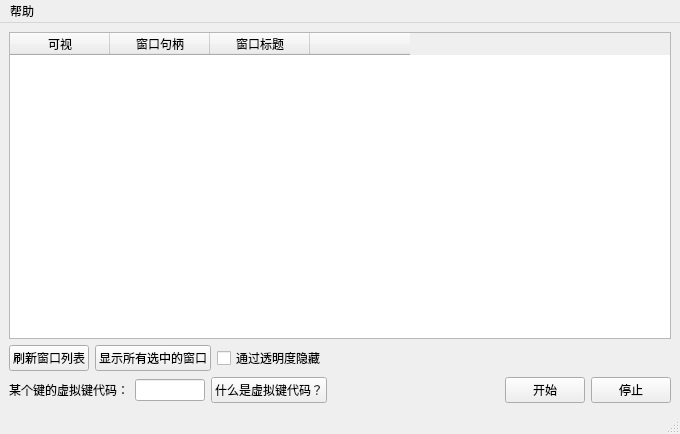
<?xml version="1.0" encoding="UTF-8"?>
<ui version="4.0">
 <class>MainWindow</class>
 <widget class="QMainWindow" name="MainWindow">
  <property name="geometry">
   <rect>
    <x>0</x>
    <y>0</y>
    <width>680</width>
    <height>434</height>
   </rect>
  </property>
  <property name="windowTitle">
   <string>HotKeyWindowToggle</string>
  </property>
  <property name="windowIcon">
   <iconset resource="SingleKeyWindowToggle.qrc">
    <normaloff>:/img/Assets/32.ico</normaloff>:/img/Assets/32.ico</iconset>
  </property>
  <widget class="QWidget" name="centralwidget">
   <layout class="QVBoxLayout" name="verticalLayout">
    <item>
     <widget class="QTableWidget" name="tableWidgetWindowInfo">
      <property name="styleSheet">
       <string notr="true"/>
      </property>
      <property name="sortingEnabled">
       <bool>true</bool>
      </property>
      <column>
       <property name="text">
        <string>可视</string>
       </property>
      </column>
      <column>
       <property name="text">
        <string>窗口句柄</string>
       </property>
      </column>
      <column>
       <property name="text">
        <string>窗口标题</string>
       </property>
      </column>
      <column>
       <property name="text">
        <string/>
       </property>
      </column>
     </widget>
    </item>
    <item>
     <layout class="QHBoxLayout" name="horizontalLayout">
      <item>
       <widget class="QPushButton" name="pushButtonRefreshTableWidgetWindowInfo">
        <property name="text">
         <string>刷新窗口列表</string>
        </property>
       </widget>
      </item>
      <item>
       <widget class="QPushButton" name="pushButtonShowCheckedWindow">
        <property name="text">
         <string>显示所有选中的窗口</string>
        </property>
       </widget>
      </item>
      <item>
       <widget class="QCheckBox" name="checkBoxHideByTransparency">
        <property name="text">
         <string>通过透明度隐藏</string>
        </property>
       </widget>
      </item>
      <item>
       <spacer name="horizontalSpacer">
        <property name="orientation">
         <enum>Qt::Orientation::Horizontal</enum>
        </property>
        <property name="sizeHint" stdset="0">
         <size>
          <width>40</width>
          <height>20</height>
         </size>
        </property>
       </spacer>
      </item>
     </layout>
    </item>
    <item>
     <layout class="QHBoxLayout" name="horizontalLayout_2">
      <item>
       <widget class="QLabel" name="label">
        <property name="text">
         <string>某个键的虚拟键代码：</string>
        </property>
       </widget>
      </item>
      <item>
       <widget class="QLineEdit" name="lineEditKeyCode">
        <property name="maximumSize">
         <size>
          <width>70</width>
          <height>16777215</height>
         </size>
        </property>
       </widget>
      </item>
      <item>
       <widget class="QPushButton" name="pushButtonOpenMSURL">
        <property name="text">
         <string>什么是虚拟键代码？</string>
        </property>
       </widget>
      </item>
      <item>
       <spacer name="horizontalSpacer_2">
        <property name="orientation">
         <enum>Qt::Orientation::Horizontal</enum>
        </property>
        <property name="sizeHint" stdset="0">
         <size>
          <width>40</width>
          <height>20</height>
         </size>
        </property>
       </spacer>
      </item>
      <item>
       <widget class="QPushButton" name="pushButtonStart">
        <property name="text">
         <string>开始</string>
        </property>
       </widget>
      </item>
      <item>
       <widget class="QPushButton" name="pushButtonStop">
        <property name="text">
         <string>停止</string>
        </property>
       </widget>
      </item>
     </layout>
    </item>
   </layout>
  </widget>
  <widget class="QMenuBar" name="menubar">
   <property name="geometry">
    <rect>
     <x>0</x>
     <y>0</y>
     <width>680</width>
     <height>24</height>
    </rect>
   </property>
   <widget class="QMenu" name="menu">
    <property name="title">
     <string>帮助</string>
    </property>
    <addaction name="actionOpenAboutDialog"/>
   </widget>
   <addaction name="menu"/>
  </widget>
  <widget class="QStatusBar" name="statusbar"/>
  <action name="actionOpenAboutDialog">
   <property name="text">
    <string>关于</string>
   </property>
  </action>
 </widget>
 <resources>
  <include location="SingleKeyWindowToggle.qrc"/>
 </resources>
 <connections/>
</ui>
